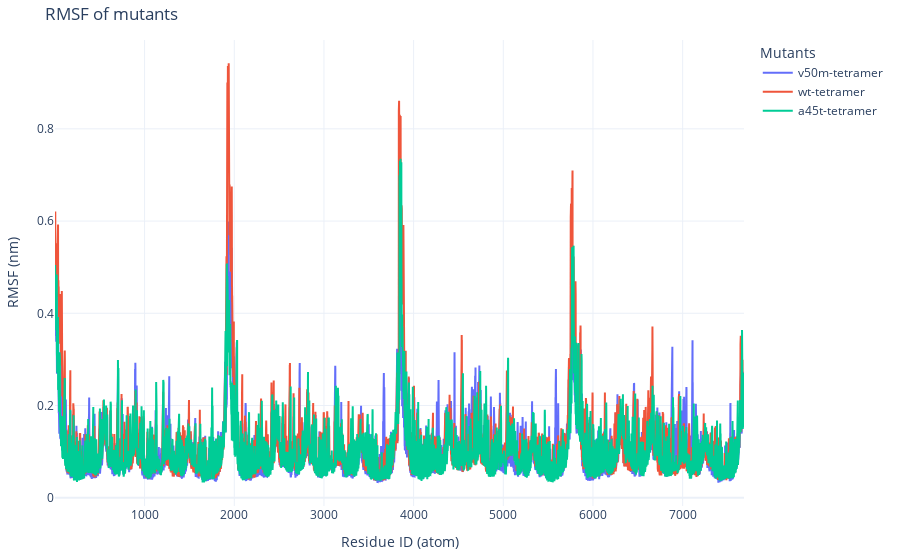

Write notebook code for a chart like this one.
### Code cell
plot_compare(rmsfs, plotname)

### Figure 1 — Plotly figure (JSON) as saved in the notebook; plotly's stock layout.template omitted (floating-point values rounded to 4 significant figures; data arrays with more than 128 entries replaced by an {"elided": "..."} marker saying what was removed)
{"data": [{"mode": "lines", "name": "v50m-tetramer", "type": "scatter", "x": {"elided": "7672 float values"}, "y": {"elided": "7672 float values"}}, {"mode": "lines", "name": "wt-tetramer", "type": "scatter", "x": {"elided": "7668 float values"}, "y": {"elided": "7668 float values"}}, {"mode": "lines", "name": "a45t-tetramer", "type": "scatter", "x": {"elided": "7684 float values"}, "y": {"elided": "7684 float values"}}], "layout": {"legend": {"title": {"text": "Mutants"}}, "margin": {"b": 40, "l": 40, "r": 40, "t": 40}, "title": {"text": "RMSF of mutants"}, "xaxis": {"showgrid": true, "title": {"text": "Residue ID (atom)"}, "zeroline": true}, "yaxis": {"showgrid": true, "title": {"text": "RMSF (nm)"}, "zeroline": true}}}
